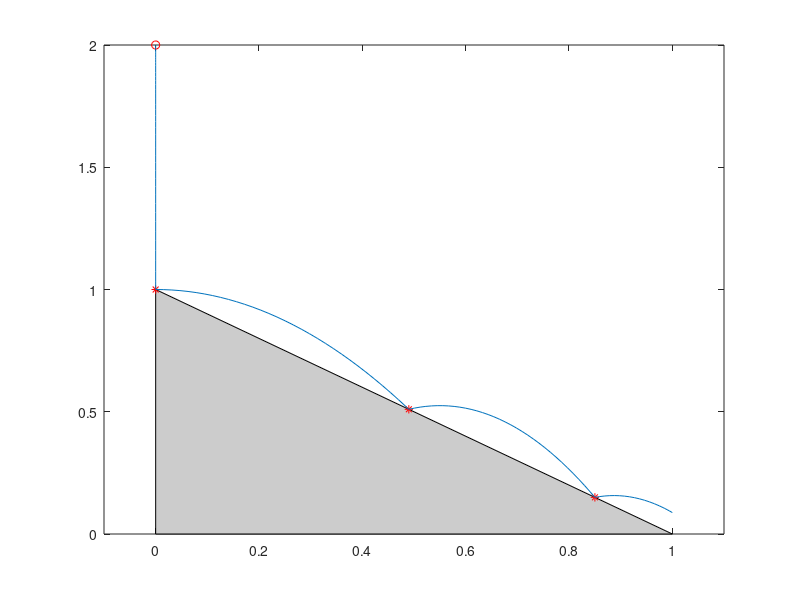

MATLAB code for this plot:
function ch2ex3
% The ball is at (x(t),y(t)). 
% Here y(1) = x(t), y(2) = x'(t), 
%      y(3) = y(t), y(4) = y'(t).
% Set initial height and coefficient of restitution:
y0 = [0; 0; 2; 0];
k = 0.35;
% Plot the initial configuration:
fill([0 0 1],[0 1 0],[0.8 0.8 0.8]);
axis([-0.1 1.1 0 y0(3)])
hold on
plot(0,y0(3),'ro');  % Mark the initial point.
options = odeset('Events',@events);
% Accumulate the path of the ball in xplot,yplot.
xplot = [];
yplot = [];
tstar = 0;
while 1
	tspan = linspace(tstar,tstar+1);
	[t,y,te,ye,ie] = ode23(@odes,tspan,y0,options);
    % Accumulate the path.
    xplot = [xplot; y(:,1)];
    yplot = [yplot; y(:,3)];
	if isempty(ie)          % Extend the interval.
		tstar = t(end);
		y0 = y(end,:);
	elseif ie(end) == 1     % Ball bounced.
        plot(ye(end,1),ye(end,3),'r*'); % Mark the bounce point.
        if (te(end) - tstar) < 0.01*tstar
			fprintf('Bounces accumulated at x = %g.\n',ye(end,1))
			break;
		end
		if abs(ye(end,1) - 1) < 0.01
			break;
		end
		tstar = te(end);
    	y0 = [ye(end,1); -k*ye(end,4); ye(end,3); k*ye(end,2)];
	elseif ie(end) == 2     % Reached end of ramp.
		break;	
	end
end
% Plot the solution.
plot(xplot,yplot);
%print -depsc ch2fig3
%==================================================
function dydt = odes(t,y)
% g = 9.81.
dydt = [y(2); 0; y(4); - 9.81];

function [value,isterminal,direction] = events(t,y)
value = [ y(3) - (1 - y(1))
              y(1) - 1     ];
isterminal = [1; 1];
direction  = [-1; 0];
